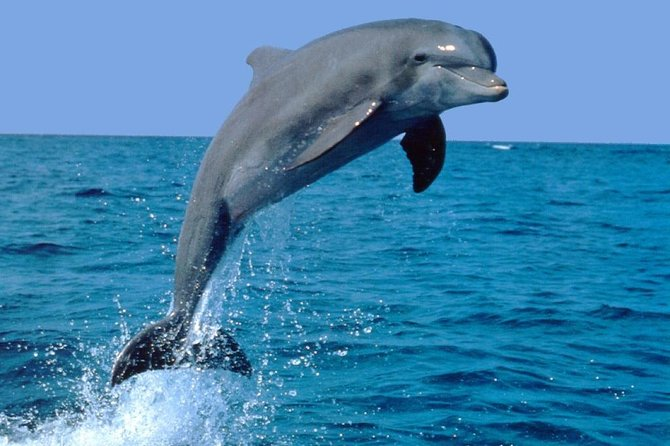
#> input picture OpenCV/images/dolphin.jpg, 670 x 446 px
$ jupyter execute --allow-errors image_to_cartoon.ipynb
#> lines starting #> are read from the running program, lines starting #| are printed output that depends on the picture; after the words box and inside, x2 and y2 are one past the last pixel; in counts of white or black regions, pixels touching at a corner belong together
[cell 1]
import numpy as np
import cv2
import matplotlib.pyplot as plt
import matplotlib.image as matim
import ipywidgets as widgets

[cell 2]
img = matim.imread('./images/dolphin.jpg')
#> img is the input picture: shape (446, 670, 3); mean R, G, B 64.7, 132.1, 174.4
#> the sliders are set to s = 100, r = 0.5
plt.imshow(img)

[cell 3]
@widgets.interact_manual(s=(0,200,1),r=(0,1,0.1))
def edgePreserve(s=50,r=0.5):
#> called with s = 100, r = 0.5
    edgImage = cv2.edgePreservingFilter(img,sigma_s=s,sigma_r=r)
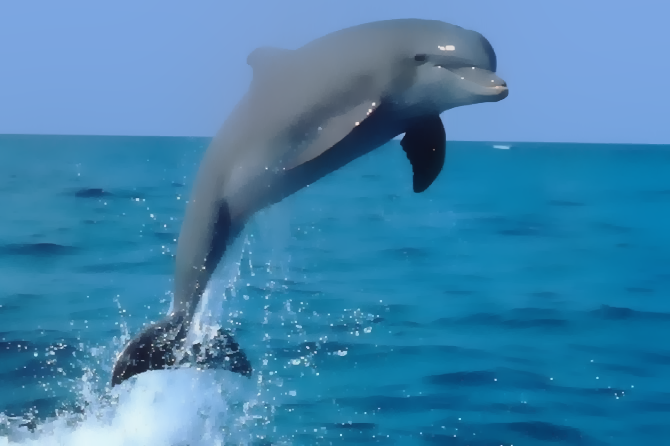
#> edgImage: shape (446, 670, 3); mean R, G, B 64.4, 131.5, 173.4
    plt.figure(figsize=(15,8))
    plt.subplot(1,2,1) #original image
    plt.imshow(img)
    plt.subplot(1,2,2) #filtered image
    plt.imshow(edgImage)
    plt.show()
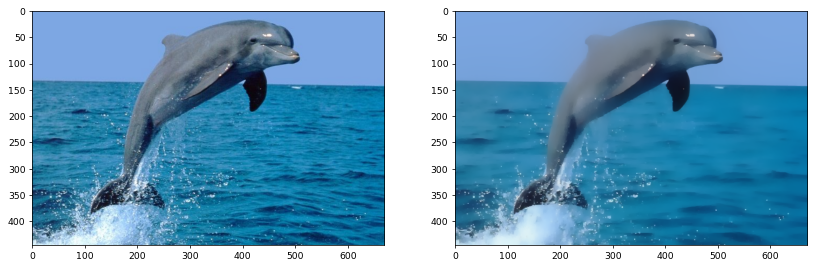
#> figure drawn by matplotlib, 2 panels
#> the sliders are set to s = 100, r = 0.5

***Detail Enhance***

[cell 4]
@widgets.interact(s=(0,200,1),r=(0,1,0.1))
def detail(s=20,r=0.5):
#> called with s = 100, r = 0.5
    detailImg = cv2.detailEnhance(img,sigma_s=s,sigma_r=r)
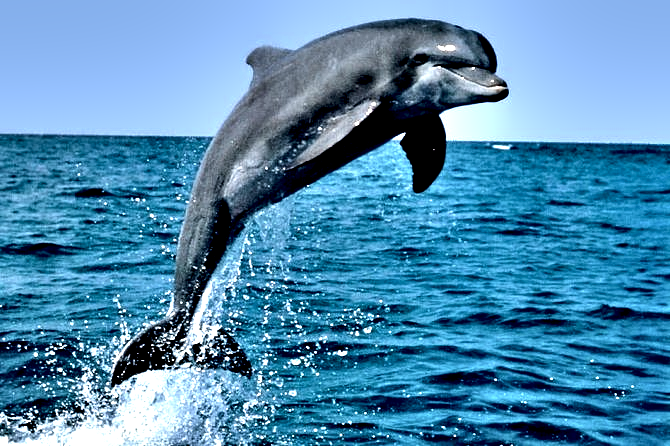
#> detailImg: shape (446, 670, 3); mean R, G, B 78.4, 138.8, 177.1
    plt.figure(figsize=(15,8))
    plt.subplot(1,2,1) #original image
    plt.imshow(img)
    plt.title("Orrigibal Image")
    plt.subplot(1,2,2) #filtered image
    plt.imshow(detailImg)
    plt.title("Detail Enhance")
    plt.show()
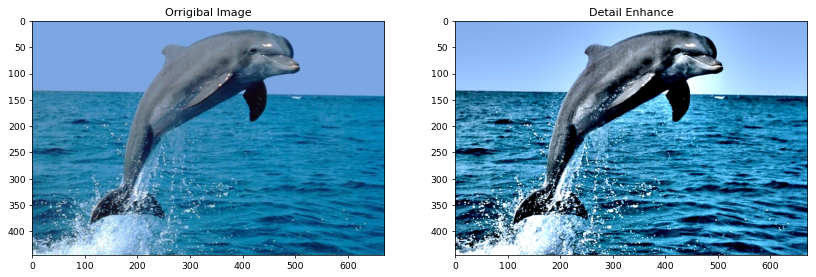
#> figure drawn by matplotlib, 2 panels

[cell 5]
def adjust_gamma(img,gamma=1):
    invGamma = 1.0/gamma
    table = np.array([((i/255)**invGamma)*255 for i in np.arange(0,256)])
    lut_img = cv2.LUT(img.astype(np.uint8),table.astype(np.uint8))
    return lut_img

[cell 6]
path = "./images/dolphin.jpg"
img = matim.imread(path)

[cell 7]
ksize=21
sigmaX=9
gamma=0.1
gray = cv2.cvtColor(img,cv2.COLOR_BGR2GRAY)
gray_blur = cv2.GaussianBlur(gray,(ksize,ksize),sigmaX)
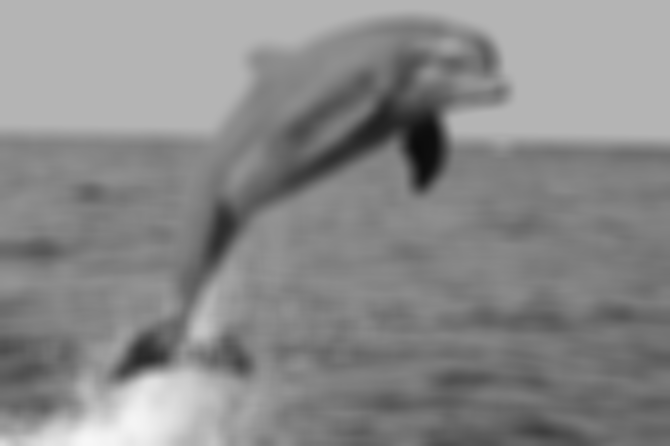
#> gray_blur: shape (446, 670); min 11, max 247, mean 137
gray_blur_divide = cv2.divide(gray,gray_blur,scale = 256)
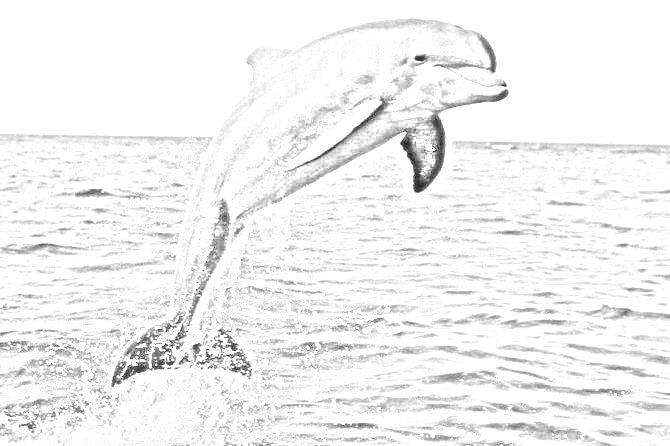
#> gray_blur_divide: shape (446, 670); min 3, max 255, mean 242.8
pencil_sketch = adjust_gamma(gray_blur_divide,gamma)
#> in adjust_gamma, `lut_img = cv2.LUT(img.astype(np.uint8),table.astype(np.uint8))`:
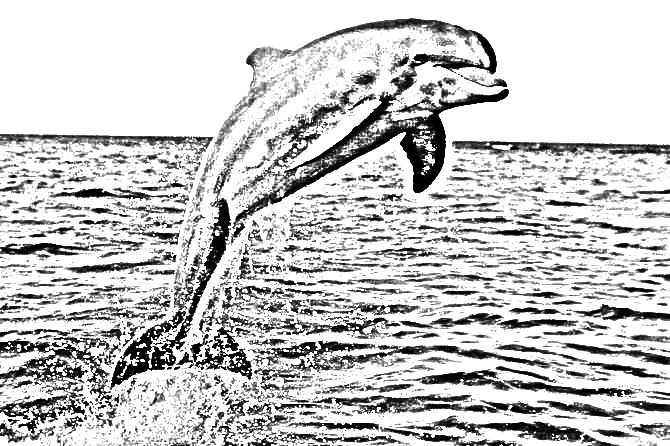
#> lut_img: shape (446, 670); min 0, max 255, mean 200.2


plt.figure(figsize=(15,8))
plt.subplot(2,2,1)
plt.imshow(gray,cmap='gray')
plt.subplot(2,2,2)
plt.imshow(gray_blur,cmap='gray')
plt.subplot(2,2,3)
plt.imshow(gray_blur_divide,cmap='gray')
plt.subplot(2,2,4)
plt.imshow(pencil_sketch,cmap='gray')
#> the sliders are set to ksize = 14, sigmaX = 7, gamma = 0.5

#> (a cell that did not finish here is left out)

[cell 9]
img = matim.imread('./images/dolphin.jpg')

[cell 10]
def edge_mask(img,ksize,block_size):
#> called with ksize = 7, block_size = 5
    gray = cv2.cvtColor(img,cv2.COLOR_BGR2GRAY)
    gray_median = cv2.medianBlur(gray,ksize)
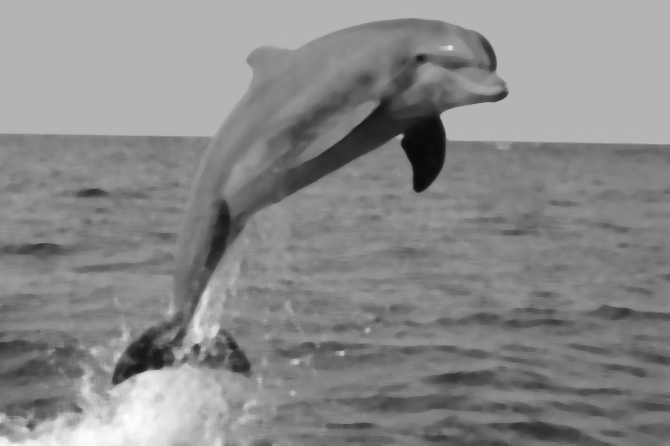
#> gray_median: shape (446, 670); min 9, max 252, mean 136.8
    edges = cv2.adaptiveThreshold(gray_median,255,cv2.ADAPTIVE_THRESH_MEAN_C,
                                 cv2.THRESH_BINARY,block_size,ksize)
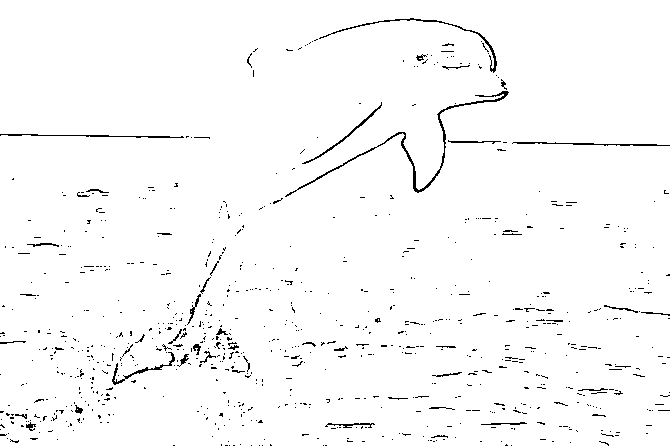
#> edges: shape (446, 670); 97.8% white; black in thin lines or dots
    return edges

[cell 11]
edge_img = edge_mask(img,7,5)

[cell 12]
plt.imshow(edge_img,cmap='gray')

### K Means Clustering

[cell 13]
def kmeans_cluster(img,k):
#> called with k = 6
    data = np.float32(img).reshape((-1,3))
    criteria = (cv2.TERM_CRITERIA_EPS+ cv2.TERM_CRITERIA_MAX_ITER,20,0.001)
    ret,label,center = cv2.kmeans(data,k,None,criteria,5,cv2.KMEANS_RANDOM_CENTERS)
#> ret = 168715524.6; center = [[44.8, 136.6, 178.8], [192.5, 224.9, 245.4], [12.17, 113.6, 157.1], [104.8, 123.9, 141.4], [124.9, 167.8, 224.2], [20.63, 57.03, 90.14]]
    center = np.uint8(center)
#> center = [[44, 136, 178], [192, 224, 245], [12, 113, 157], [104, 123, 141], [124, 167, 224], [20, 57, 90]]
    result = center[label.flatten()]
    result= result.reshape(img.shape)
    return result

[cell 14]
cluster_img = kmeans_cluster(img,6)

[cell 15]
plt.imshow(cluster_img)

[cell 16]
d=7
sigmacolor=200
sigmaspace=200
bilateral = cv2.bilateralFilter(cluster_img,d=d,sigmaColor=sigmacolor,sigmaSpace = sigmaspace)
cartoon = cv2.bitwise_and(bilateral,bilateral,mask = edge_img)
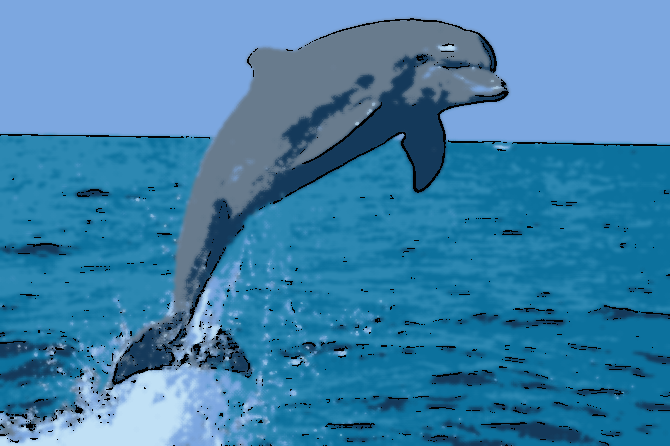
#> cartoon: shape (446, 670, 3); mean R, G, B 62.9, 129.2, 171

$ run again, with OpenCV/images/g1.jpg copied over OpenCV/images/dolphin.jpg
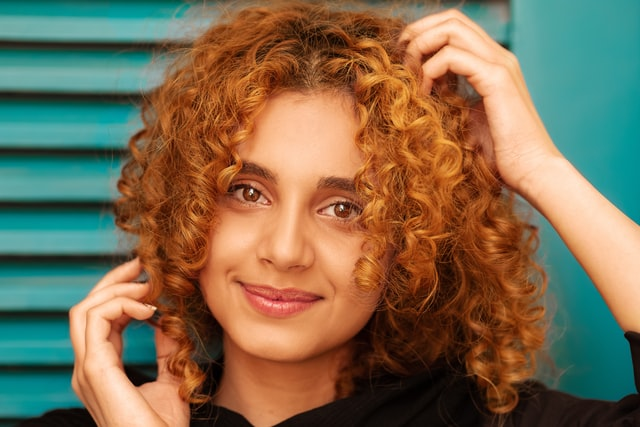
#> input picture OpenCV/images/g1.jpg, 640 x 427 px
#> img is the input picture: shape (427, 640, 3); mean R, G, B 124.1, 107.7, 81.4
#> in edge_mask, `edges = cv2.adaptiveThreshold(gray_median,255,cv2.ADAPTIVE_THRESH_MEAN..`:
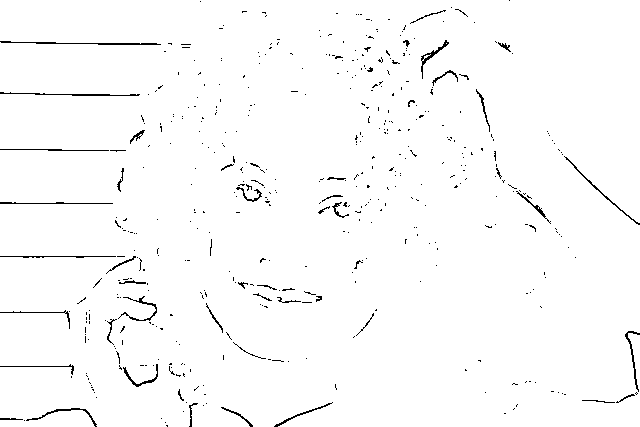
#> edges: shape (427, 640); 98.2% white; black in thin lines or dots
#> in kmeans_cluster, `ret,label,center = cv2.kmeans(data,k,None,criteria,5,cv2.KMEANS_RANDOM..`: ret = 334980428.1; center = [[136.3, 67.66, 28.98], [42.34, 25.66, 14.8], [85.3, 159.9, 155.7], [198.4, 120, 69.72], [246.8, 192.2, 152], [17.1, 123, 121]]
#> in kmeans_cluster, `center = np.uint8(center)`: center = [[136, 67, 28], [42, 25, 14], [85, 159, 155], [198, 119, 69], [246, 192, 151], [17, 123, 121]]
#> `cartoon = cv2.bitwise_and(bilateral,bilateral,mask = edge_img)`:
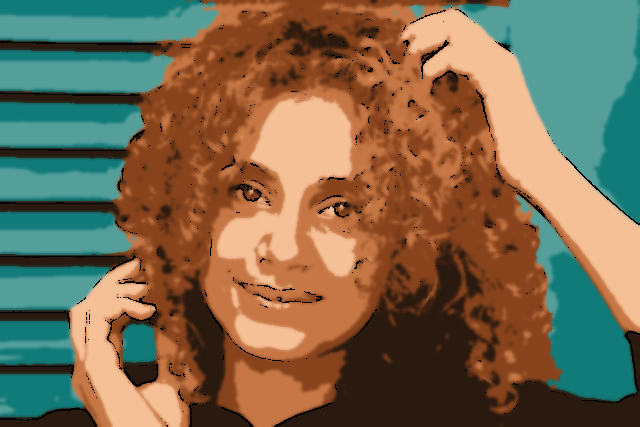
#> cartoon: shape (427, 640, 3); mean R, G, B 121.8, 105.9, 79.9

$ run again, with OpenCV/images/g2.jpg copied over OpenCV/images/dolphin.jpg
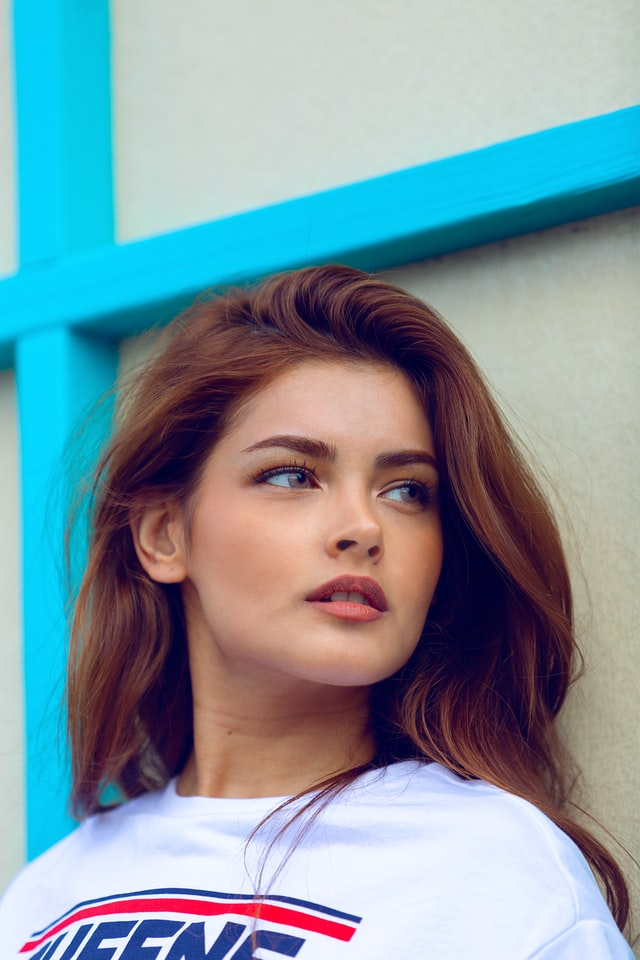
#> input picture OpenCV/images/g2.jpg, 640 x 960 px
#> img is the input picture: shape (960, 640, 3); mean R, G, B 129.2, 151.6, 160.7
#> edges: shape (960, 640); 98.4% white; black in thin lines or dots, all inside (x1, y1, x2, y2) = (12, 176, 640, 960)
#> in kmeans_cluster, `ret,label,center = cv2.kmeans(data,k,None,criteria,5,cv2.KMEANS_RANDOM..`: ret = 833918925.3; center = [[228.7, 236.5, 254.1], [185.2, 154.6, 135.7], [197.3, 207.7, 202.7], [8.21, 199.3, 236.1], [121.6, 78.11, 76.45], [41.51, 29.11, 57.9]]
#> in kmeans_cluster, `center = np.uint8(center)`: center = [[228, 236, 254], [185, 154, 135], [197, 207, 202], [8, 199, 236], [121, 78, 76], [41, 29, 57]]
#> `cartoon = cv2.bitwise_and(bilateral,bilateral,mask = edge_img)`:
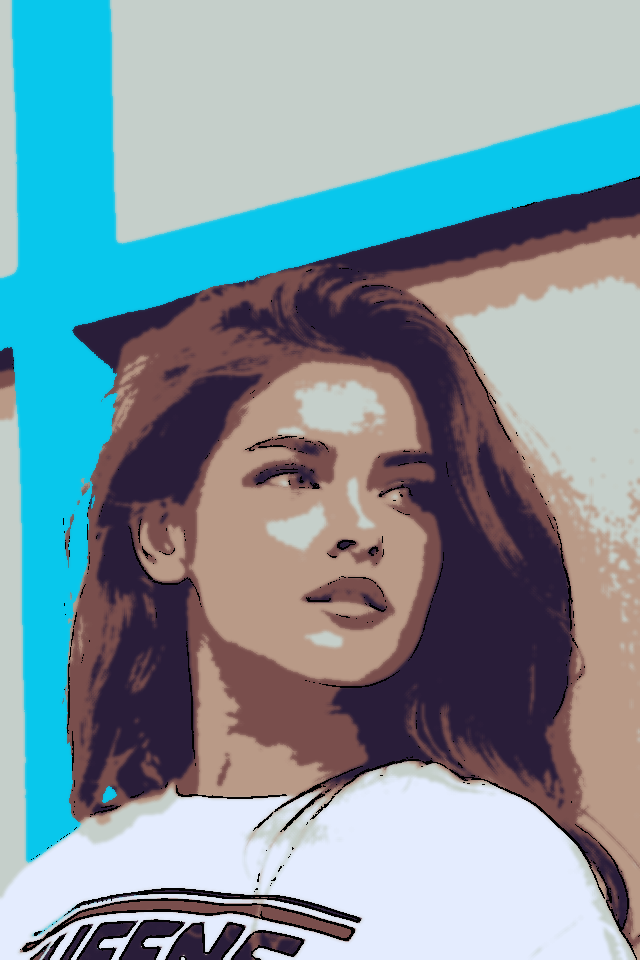
#> cartoon: shape (960, 640, 3); mean R, G, B 127.2, 150, 158.8
